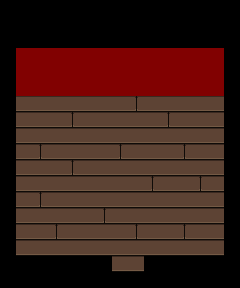

Tiled map render using the project's own tile images. Description and the map definition, with tile-layer contents summarised, below:
An orthogonal 15x18 tile map with 16x16 px tiles, 1 tile layer (Base Layer), 2 hidden layers not drawn, 2 tilesets and 1 object (Entrance).

<map version="1.5" tiledversion="1.6.0" orientation="orthogonal" renderorder="right-down" width="15" height="18" tilewidth="16" tileheight="16" infinite="0" nextlayerid="10" nextobjectid="16">
 <properties>
  <property name="Building" type="bool" value="true" />
  <property name="MapType" value="Town" />
 </properties>
 <tileset firstgid="1" name="tsWallsFloors" tilewidth="16" tileheight="16" tilecount="286" columns="22">
  <image source="../Tilesets/tsWalls_Floors.png" trans="ffffff" width="352" height="209" />
  <tile id="9">
   <properties>
    <property name="Impassable" type="bool" value="true" />
   </properties>
  </tile>
  <tile id="10">
   <properties>
    <property name="Impassable" type="bool" value="true" />
   </properties>
  </tile>
  <tile id="22">
   <properties>
    <property name="Impassable" type="bool" value="true" />
   </properties>
  </tile>
  <tile id="24">
   <properties>
    <property name="Impassable" type="bool" value="true" />
   </properties>
  </tile>
  <tile id="25">
   <properties>
    <property name="Impassable" type="bool" value="true" />
   </properties>
  </tile>
  <tile id="27">
   <properties>
    <property name="Impassable" type="bool" value="true" />
   </properties>
  </tile>
  <tile id="28">
   <properties>
    <property name="Impassable" type="bool" value="true" />
   </properties>
  </tile>
  <tile id="29">
   <properties>
    <property name="Impassable" type="bool" value="true" />
   </properties>
  </tile>
  <tile id="30">
   <properties>
    <property name="Impassable" type="bool" value="true" />
   </properties>
  </tile>
  <tile id="31">
   <properties>
    <property name="Impassable" type="bool" value="true" />
   </properties>
  </tile>
  <tile id="33">
   <properties>
    <property name="Impassable" type="bool" value="true" />
   </properties>
  </tile>
  <tile id="44">
   <properties>
    <property name="Impassable" type="bool" value="true" />
   </properties>
  </tile>
  <tile id="46">
   <properties>
    <property name="Impassable" type="bool" value="true" />
   </properties>
  </tile>
  <tile id="47">
   <properties>
    <property name="Impassable" type="bool" value="true" />
   </properties>
  </tile>
  <tile id="49">
   <properties>
    <property name="Impassable" type="bool" value="true" />
   </properties>
  </tile>
  <tile id="50">
   <properties>
    <property name="Impassable" type="bool" value="true" />
   </properties>
  </tile>
  <tile id="52">
   <properties>
    <property name="Impassable" type="bool" value="true" />
   </properties>
  </tile>
  <tile id="53">
   <properties>
    <property name="Impassable" type="bool" value="true" />
   </properties>
  </tile>
  <tile id="55">
   <properties>
    <property name="Impassable" type="bool" value="true" />
   </properties>
  </tile>
  <tile id="66">
   <properties>
    <property name="Impassable" type="bool" value="true" />
   </properties>
  </tile>
  <tile id="68">
   <properties>
    <property name="Impassable" type="bool" value="true" />
   </properties>
  </tile>
  <tile id="69">
   <properties>
    <property name="Impassable" type="bool" value="true" />
   </properties>
  </tile>
  <tile id="71">
   <properties>
    <property name="Impassable" type="bool" value="true" />
   </properties>
  </tile>
  <tile id="72">
   <properties>
    <property name="Impassable" type="bool" value="true" />
   </properties>
  </tile>
  <tile id="73">
   <properties>
    <property name="Impassable" type="bool" value="true" />
   </properties>
  </tile>
  <tile id="74">
   <properties>
    <property name="Impassable" type="bool" value="true" />
   </properties>
  </tile>
  <tile id="75">
   <properties>
    <property name="Impassable" type="bool" value="true" />
   </properties>
  </tile>
  <tile id="77">
   <properties>
    <property name="Impassable" type="bool" value="true" />
   </properties>
  </tile>
  <tile id="88">
   <properties>
    <property name="Impassable" type="bool" value="true" />
   </properties>
  </tile>
  <tile id="89">
   <properties>
    <property name="Impassable" type="bool" value="true" />
   </properties>
  </tile>
  <tile id="90">
   <properties>
    <property name="Impassable" type="bool" value="true" />
   </properties>
  </tile>
  <tile id="91">
   <properties>
    <property name="Impassable" type="bool" value="true" />
   </properties>
  </tile>
  <tile id="92">
   <properties>
    <property name="Impassable" type="bool" value="true" />
   </properties>
  </tile>
  <tile id="93">
   <properties>
    <property name="Impassable" type="bool" value="true" />
   </properties>
  </tile>
  <tile id="94">
   <properties>
    <property name="Impassable" type="bool" value="true" />
   </properties>
  </tile>
  <tile id="95">
   <properties>
    <property name="Impassable" type="bool" value="true" />
   </properties>
  </tile>
  <tile id="96">
   <properties>
    <property name="Impassable" type="bool" value="true" />
   </properties>
  </tile>
  <tile id="97">
   <properties>
    <property name="Impassable" type="bool" value="true" />
   </properties>
  </tile>
  <tile id="98">
   <properties>
    <property name="Impassable" type="bool" value="true" />
   </properties>
  </tile>
  <tile id="99">
   <properties>
    <property name="Impassable" type="bool" value="true" />
   </properties>
  </tile>
  <tile id="121">
   <properties>
    <property name="Impassable" type="bool" value="true" />
   </properties>
  </tile>
  <tile id="128">
   <properties>
    <property name="Impassable" type="bool" value="true" />
   </properties>
  </tile>
  <tile id="140">
   <properties>
    <property name="Impassable" type="bool" value="true" />
   </properties>
  </tile>
  <tile id="143">
   <properties>
    <property name="Impassable" type="bool" value="true" />
   </properties>
  </tile>
  <tile id="152">
   <properties>
    <property name="Impassable" type="bool" value="true" />
   </properties>
  </tile>
  <tile id="153">
   <properties>
    <property name="Impassable" type="bool" value="true" />
   </properties>
  </tile>
  <tile id="160">
   <properties>
    <property name="Impassable" type="bool" value="true" />
   </properties>
  </tile>
  <tile id="161">
   <properties>
    <property name="Impassable" type="bool" value="true" />
   </properties>
  </tile>
  <tile id="163">
   <properties>
    <property name="Impassable" type="bool" value="true" />
   </properties>
  </tile>
  <tile id="164">
   <properties>
    <property name="Impassable" type="bool" value="true" />
   </properties>
  </tile>
  <tile id="165">
   <properties>
    <property name="Impassable" type="bool" value="true" />
   </properties>
  </tile>
  <tile id="185">
   <properties>
    <property name="Impassable" type="bool" value="true" />
   </properties>
  </tile>
  <tile id="186">
   <properties>
    <property name="Impassable" type="bool" value="true" />
   </properties>
  </tile>
 </tileset>
 <tileset firstgid="287" source="../Tilesets/tsFurniture.tsx" />
 <layer id="6" name="Base Layer" width="15" height="18">
  <data>[270 cells, 270 non-empty, 4 distinct tile ids]</data>
 </layer>
 <layer id="7" name="Ground Layer" width="15" height="18" visible="0">
  <data>[270 cells, 82 non-empty, 11 distinct tile ids]</data>
 </layer>
 <layer id="8" name="Upper Layer" width="15" height="18" visible="0">
  <data>[270 cells, 13 non-empty, 3 distinct tile ids]</data>
 </layer>
 <objectgroup id="4" name="Travel Layer">
  <object id="1" name="Entrance" x="112" y="268.002" width="30.4042" height="4">
   <properties>
    <property name="EntranceDir" value="Up" />
    <property name="Map" value="mapTown" />
   </properties>
  </object>
 </objectgroup>
 <objectgroup id="9" name="MapObject" />
 <objectgroup id="5" name="Character Layer" />
</map>
